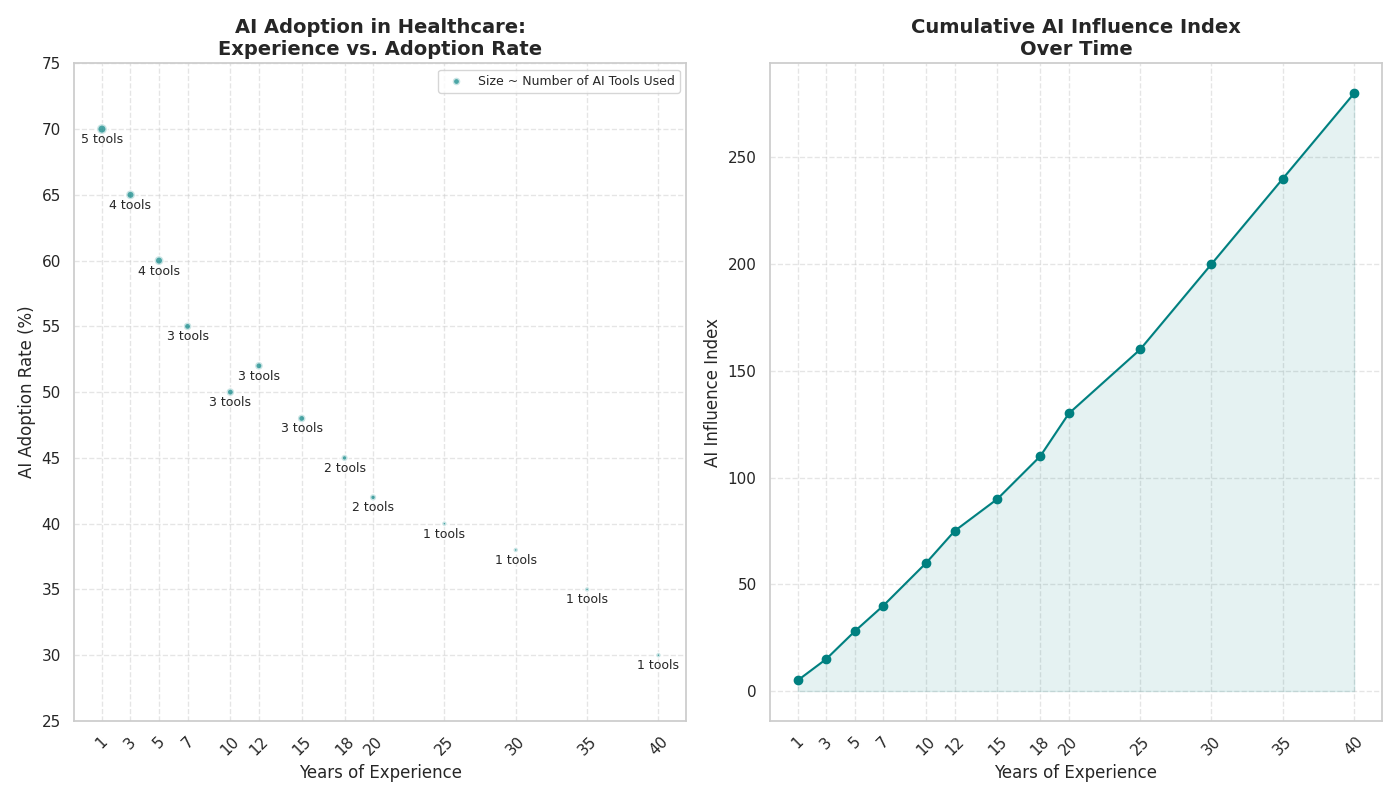

Write the Python code that produced this figure.
import matplotlib.pyplot as plt
import numpy as np

years_experience = np.array([1, 3, 5, 7, 10, 12, 15, 18, 20, 25, 30, 35, 40])
ai_adoption_rate = np.array([70, 65, 60, 55, 50, 52, 48, 45, 42, 40, 38, 35, 30])
number_of_tools = np.array([5, 4, 4, 3, 3, 3, 3, 2, 2, 1, 1, 1, 1]) * 10
ai_influence_index = np.array([5, 15, 28, 40, 60, 75, 90, 110, 130, 160, 200, 240, 280])

# Create subplots
fig, axs = plt.subplots(1, 2, figsize=(14, 8))

# Use consistent color for all plots
consistent_color = 'teal'

# Scatter plot
scatter = axs[0].scatter(years_experience, ai_adoption_rate, s=number_of_tools, c=consistent_color, alpha=0.7, edgecolors='w', linewidth=2)
axs[0].set_title("AI Adoption in Healthcare:\nExperience vs. Adoption Rate", fontsize=14, fontweight='bold')
axs[0].set_xlabel("Years of Experience", fontsize=12)
axs[0].set_ylabel("AI Adoption Rate (%)", fontsize=12)
axs[0].set_xticks(years_experience)
axs[0].tick_params(axis='x', rotation=45)
axs[0].set_yticks(np.arange(25, 80, 5))
axs[0].grid(True, linestyle='--', alpha=0.5)

for i, (x, y) in enumerate(zip(years_experience, ai_adoption_rate)):
    axs[0].annotate(f'{number_of_tools[i]//10} tools', (x, y), textcoords="offset points", xytext=(0, -10), ha='center', fontsize=9)

axs[0].legend(['Size ~ Number of AI Tools Used'], loc='upper right', fontsize=9)

# Line plot
axs[1].plot(years_experience, ai_influence_index, color=consistent_color, marker='o', linestyle='-')
axs[1].set_title("Cumulative AI Influence Index\nOver Time", fontsize=14, fontweight='bold')
axs[1].set_xlabel("Years of Experience", fontsize=12)
axs[1].set_ylabel("AI Influence Index", fontsize=12)
axs[1].set_xticks(years_experience)
axs[1].tick_params(axis='x', rotation=45)
axs[1].grid(True, linestyle='--', alpha=0.5)
axs[1].fill_between(years_experience, ai_influence_index, color=consistent_color, alpha=0.1)

plt.tight_layout()
plt.show()
